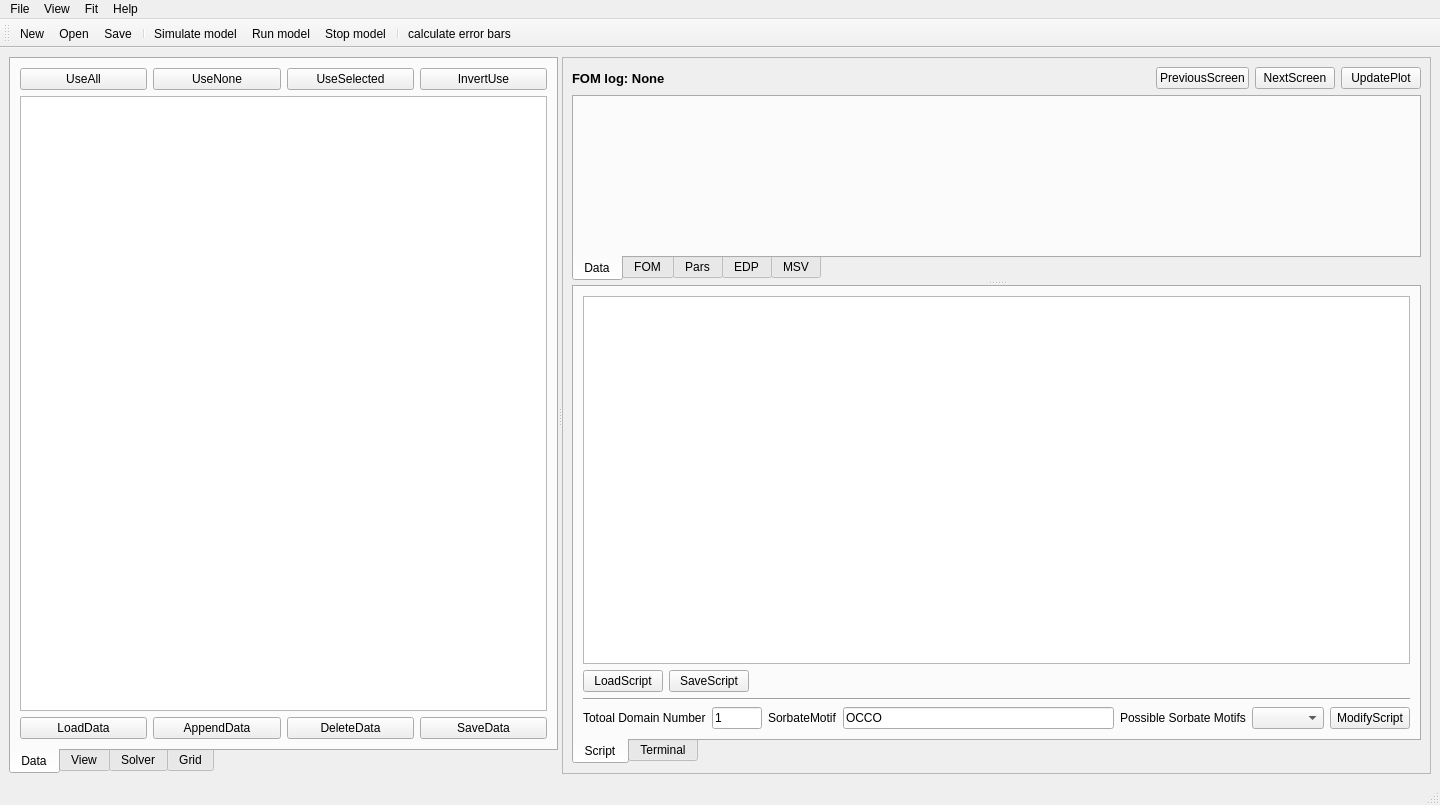
<?xml version="1.0" encoding="UTF-8"?>
<ui version="4.0">
 <class>MainWindow</class>
 <widget class="QMainWindow" name="MainWindow">
  <property name="geometry">
   <rect>
    <x>0</x>
    <y>0</y>
    <width>1440</width>
    <height>805</height>
   </rect>
  </property>
  <property name="windowTitle">
   <string>MainWindow</string>
  </property>
  <widget class="QWidget" name="centralwidget">
   <layout class="QHBoxLayout" name="horizontalLayout">
    <item>
     <widget class="QSplitter" name="splitter_2">
      <property name="orientation">
       <enum>Qt::Horizontal</enum>
      </property>
      <widget class="QTabWidget" name="tabWidget_data">
       <property name="sizePolicy">
        <sizepolicy hsizetype="Expanding" vsizetype="Expanding">
         <horstretch>0</horstretch>
         <verstretch>0</verstretch>
        </sizepolicy>
       </property>
       <property name="maximumSize">
        <size>
         <width>450000</width>
         <height>16777215</height>
        </size>
       </property>
       <property name="styleSheet">
        <string notr="true"/>
       </property>
       <property name="tabPosition">
        <enum>QTabWidget::South</enum>
       </property>
       <property name="currentIndex">
        <number>0</number>
       </property>
       <widget class="QWidget" name="tab_5">
        <attribute name="title">
         <string>Data</string>
        </attribute>
        <layout class="QVBoxLayout" name="verticalLayout_2">
         <item>
          <layout class="QHBoxLayout" name="horizontalLayout_17">
           <item>
            <widget class="QPushButton" name="pushButton_use_all">
             <property name="text">
              <string>UseAll</string>
             </property>
            </widget>
           </item>
           <item>
            <widget class="QPushButton" name="pushButton_use_none">
             <property name="text">
              <string>UseNone</string>
             </property>
            </widget>
           </item>
           <item>
            <widget class="QPushButton" name="pushButton_use_selected">
             <property name="text">
              <string>UseSelected</string>
             </property>
            </widget>
           </item>
           <item>
            <widget class="QPushButton" name="pushButton_invert_use">
             <property name="text">
              <string>InvertUse</string>
             </property>
            </widget>
           </item>
          </layout>
         </item>
         <item>
          <widget class="QTableWidget" name="tableWidget_data">
           <property name="sizePolicy">
            <sizepolicy hsizetype="Expanding" vsizetype="Expanding">
             <horstretch>0</horstretch>
             <verstretch>0</verstretch>
            </sizepolicy>
           </property>
           <property name="maximumSize">
            <size>
             <width>4200</width>
             <height>16777215</height>
            </size>
           </property>
          </widget>
         </item>
         <item>
          <layout class="QHBoxLayout" name="horizontalLayout_2">
           <property name="sizeConstraint">
            <enum>QLayout::SetMinimumSize</enum>
           </property>
           <item>
            <widget class="QPushButton" name="pushButton_load_data">
             <property name="text">
              <string>LoadData</string>
             </property>
            </widget>
           </item>
           <item>
            <widget class="QPushButton" name="pushButton_append_data">
             <property name="text">
              <string>AppendData</string>
             </property>
            </widget>
           </item>
           <item>
            <widget class="QPushButton" name="pushButton_delete_data">
             <property name="text">
              <string>DeleteData</string>
             </property>
            </widget>
           </item>
           <item>
            <widget class="QPushButton" name="pushButton_save_data">
             <property name="text">
              <string>SaveData</string>
             </property>
            </widget>
           </item>
          </layout>
         </item>
        </layout>
       </widget>
       <widget class="QWidget" name="tab_6">
        <attribute name="title">
         <string>View</string>
        </attribute>
        <layout class="QVBoxLayout" name="verticalLayout_3">
         <item>
          <layout class="QHBoxLayout" name="horizontalLayout_10">
           <item>
            <widget class="QLabel" name="label">
             <property name="sizePolicy">
              <sizepolicy hsizetype="Fixed" vsizetype="Preferred">
               <horstretch>0</horstretch>
               <verstretch>0</verstretch>
              </sizepolicy>
             </property>
             <property name="text">
              <string>Data set:</string>
             </property>
            </widget>
           </item>
           <item>
            <widget class="QComboBox" name="comboBox_dataset">
             <property name="sizePolicy">
              <sizepolicy hsizetype="Minimum" vsizetype="Fixed">
               <horstretch>0</horstretch>
               <verstretch>0</verstretch>
              </sizepolicy>
             </property>
             <property name="minimumSize">
              <size>
               <width>150</width>
               <height>0</height>
              </size>
             </property>
            </widget>
           </item>
           <item>
            <widget class="QPushButton" name="pushButton_update_mask">
             <property name="sizePolicy">
              <sizepolicy hsizetype="Fixed" vsizetype="Fixed">
               <horstretch>0</horstretch>
               <verstretch>0</verstretch>
              </sizepolicy>
             </property>
             <property name="text">
              <string>update_mask</string>
             </property>
            </widget>
           </item>
          </layout>
         </item>
         <item>
          <widget class="QTableWidget" name="tableWidget_data_view"/>
         </item>
        </layout>
       </widget>
       <widget class="QWidget" name="tab_10">
        <attribute name="title">
         <string>Solver</string>
        </attribute>
        <layout class="QVBoxLayout" name="verticalLayout_6">
         <item>
          <widget class="SolverParameters" name="widget_solver" native="true"/>
         </item>
        </layout>
       </widget>
       <widget class="QWidget" name="tab_12">
        <attribute name="title">
         <string>Grid</string>
        </attribute>
        <layout class="QVBoxLayout" name="verticalLayout_8">
         <item>
          <layout class="QHBoxLayout" name="horizontalLayout_16">
           <item>
            <widget class="QPushButton" name="pushButton_fit_all">
             <property name="text">
              <string>FitAll</string>
             </property>
            </widget>
           </item>
           <item>
            <widget class="QPushButton" name="pushButton_fit_none">
             <property name="text">
              <string>FitNone</string>
             </property>
            </widget>
           </item>
           <item>
            <widget class="QPushButton" name="pushButton_fit_selected">
             <property name="text">
              <string>FitSelected</string>
             </property>
            </widget>
           </item>
           <item>
            <widget class="QPushButton" name="pushButton_fit_next_5">
             <property name="text">
              <string>FitNext5</string>
             </property>
            </widget>
           </item>
           <item>
            <widget class="QPushButton" name="pushButton_invert_fit">
             <property name="text">
              <string>InvertFit</string>
             </property>
            </widget>
           </item>
          </layout>
         </item>
         <item>
          <widget class="QTableWidget" name="tableWidget_pars">
           <property name="sizePolicy">
            <sizepolicy hsizetype="Expanding" vsizetype="Expanding">
             <horstretch>0</horstretch>
             <verstretch>0</verstretch>
            </sizepolicy>
           </property>
          </widget>
         </item>
         <item>
          <layout class="QHBoxLayout" name="horizontalLayout_14">
           <item>
            <widget class="QPushButton" name="pushButton_load_table">
             <property name="text">
              <string>LoadTable</string>
             </property>
            </widget>
           </item>
           <item>
            <widget class="QPushButton" name="pushButton_save_table">
             <property name="text">
              <string>SaveTable</string>
             </property>
            </widget>
           </item>
           <item>
            <widget class="QPushButton" name="pushButton_add_one_row">
             <property name="text">
              <string>Add1Row</string>
             </property>
            </widget>
           </item>
           <item>
            <widget class="QPushButton" name="pushButton_remove_rows">
             <property name="text">
              <string>RemoveRows</string>
             </property>
            </widget>
           </item>
          </layout>
         </item>
         <item>
          <layout class="QHBoxLayout" name="horizontalLayout_15">
           <item>
            <widget class="QComboBox" name="comboBox_register_par_set"/>
           </item>
           <item>
            <widget class="QPushButton" name="pushButton_add_par_set">
             <property name="sizePolicy">
              <sizepolicy hsizetype="Maximum" vsizetype="Fixed">
               <horstretch>0</horstretch>
               <verstretch>0</verstretch>
              </sizepolicy>
             </property>
             <property name="text">
              <string>AddParSet</string>
             </property>
            </widget>
           </item>
           <item>
            <widget class="QPushButton" name="pushButton_add_all_pars">
             <property name="sizePolicy">
              <sizepolicy hsizetype="Maximum" vsizetype="Fixed">
               <horstretch>0</horstretch>
               <verstretch>0</verstretch>
              </sizepolicy>
             </property>
             <property name="text">
              <string>AddAllParSets</string>
             </property>
            </widget>
           </item>
          </layout>
         </item>
        </layout>
       </widget>
      </widget>
      <widget class="QFrame" name="frame">
       <property name="frameShape">
        <enum>QFrame::StyledPanel</enum>
       </property>
       <property name="frameShadow">
        <enum>QFrame::Raised</enum>
       </property>
       <layout class="QVBoxLayout" name="verticalLayout">
        <item>
         <layout class="QHBoxLayout" name="horizontalLayout_3">
          <item>
           <widget class="QLabel" name="label_2">
            <property name="font">
             <font>
              <pointsize>10</pointsize>
              <weight>75</weight>
              <bold>true</bold>
             </font>
            </property>
            <property name="text">
             <string>FOM log: None</string>
            </property>
           </widget>
          </item>
          <item>
           <spacer name="horizontalSpacer">
            <property name="orientation">
             <enum>Qt::Horizontal</enum>
            </property>
            <property name="sizeHint" stdset="0">
             <size>
              <width>40</width>
              <height>20</height>
             </size>
            </property>
           </spacer>
          </item>
          <item>
           <widget class="QPushButton" name="pushButton_previous_screen">
            <property name="text">
             <string>PreviousScreen</string>
            </property>
           </widget>
          </item>
          <item>
           <widget class="QPushButton" name="pushButton_next_screen">
            <property name="text">
             <string>NextScreen</string>
            </property>
           </widget>
          </item>
          <item>
           <widget class="QPushButton" name="pushButton_update_plot">
            <property name="text">
             <string>UpdatePlot</string>
            </property>
           </widget>
          </item>
         </layout>
        </item>
        <item>
         <widget class="QSplitter" name="splitter">
          <property name="orientation">
           <enum>Qt::Vertical</enum>
          </property>
          <widget class="QTabWidget" name="tabWidget">
           <property name="maximumSize">
            <size>
             <width>16666666</width>
             <height>16777215</height>
            </size>
           </property>
           <property name="styleSheet">
            <string notr="true"/>
           </property>
           <property name="tabPosition">
            <enum>QTabWidget::South</enum>
           </property>
           <property name="currentIndex">
            <number>0</number>
           </property>
           <widget class="QWidget" name="tab">
            <attribute name="title">
             <string>Data</string>
            </attribute>
            <layout class="QHBoxLayout" name="horizontalLayout_5">
             <item>
              <widget class="GraphicsLayoutWidget" name="widget_data" native="true"/>
             </item>
            </layout>
           </widget>
           <widget class="QWidget" name="tab_7">
            <attribute name="title">
             <string>FOM</string>
            </attribute>
            <layout class="QHBoxLayout" name="horizontalLayout_6">
             <item>
              <widget class="GraphicsLayoutWidget" name="widget_fom" native="true"/>
             </item>
            </layout>
           </widget>
           <widget class="QWidget" name="tab_8">
            <attribute name="title">
             <string>Pars</string>
            </attribute>
            <layout class="QHBoxLayout" name="horizontalLayout_7">
             <item>
              <widget class="GraphicsLayoutWidget" name="widget_pars" native="true"/>
             </item>
            </layout>
           </widget>
           <widget class="QWidget" name="tab_2">
            <attribute name="title">
             <string>EDP</string>
            </attribute>
            <layout class="QVBoxLayout" name="verticalLayout_4">
             <item>
              <layout class="QHBoxLayout" name="horizontalLayout_8">
               <item>
                <spacer name="horizontalSpacer_3">
                 <property name="orientation">
                  <enum>Qt::Horizontal</enum>
                 </property>
                 <property name="sizeHint" stdset="0">
                  <size>
                   <width>40</width>
                   <height>20</height>
                  </size>
                 </property>
                </spacer>
               </item>
               <item>
                <widget class="QLabel" name="label_7">
                 <property name="text">
                  <string>Z_min</string>
                 </property>
                </widget>
               </item>
               <item>
                <widget class="QLineEdit" name="lineEdit_z_min">
                 <property name="sizePolicy">
                  <sizepolicy hsizetype="Fixed" vsizetype="Fixed">
                   <horstretch>0</horstretch>
                   <verstretch>0</verstretch>
                  </sizepolicy>
                 </property>
                 <property name="maximumSize">
                  <size>
                   <width>100</width>
                   <height>16777215</height>
                  </size>
                 </property>
                </widget>
               </item>
               <item>
                <widget class="QLabel" name="label_8">
                 <property name="text">
                  <string>Z_max</string>
                 </property>
                </widget>
               </item>
               <item>
                <widget class="QLineEdit" name="lineEdit_z_max">
                 <property name="sizePolicy">
                  <sizepolicy hsizetype="Fixed" vsizetype="Fixed">
                   <horstretch>0</horstretch>
                   <verstretch>0</verstretch>
                  </sizepolicy>
                 </property>
                 <property name="maximumSize">
                  <size>
                   <width>100</width>
                   <height>16777215</height>
                  </size>
                 </property>
                </widget>
               </item>
              </layout>
             </item>
             <item>
              <widget class="GraphicsLayoutWidget" name="widget_fom_scan" native="true"/>
             </item>
            </layout>
           </widget>
           <widget class="QWidget" name="tab_4">
            <attribute name="title">
             <string>MSV</string>
            </attribute>
            <layout class="QVBoxLayout" name="verticalLayout_7">
             <item>
              <layout class="QHBoxLayout" name="horizontalLayout_9">
               <item>
                <widget class="QLabel" name="label_3">
                 <property name="font">
                  <font>
                   <weight>75</weight>
                   <bold>true</bold>
                  </font>
                 </property>
                 <property name="text">
                  <string>Domain</string>
                 </property>
                </widget>
               </item>
               <item>
                <widget class="QSpinBox" name="spinBox_domain">
                 <property name="minimum">
                  <number>0</number>
                 </property>
                 <property name="maximum">
                  <number>5</number>
                 </property>
                </widget>
               </item>
               <item>
                <widget class="QPushButton" name="pushButton_azimuth_0">
                 <property name="text">
                  <string>azimuth=0</string>
                 </property>
                </widget>
               </item>
               <item>
                <widget class="QPushButton" name="pushButton_azimuth_90">
                 <property name="text">
                  <string>azimuth=90</string>
                 </property>
                </widget>
               </item>
               <item>
                <widget class="QPushButton" name="pushButton_elevation_0">
                 <property name="text">
                  <string>elevation=0</string>
                 </property>
                </widget>
               </item>
               <item>
                <widget class="QPushButton" name="pushButton_elevation_90">
                 <property name="text">
                  <string>elevation=90</string>
                 </property>
                </widget>
               </item>
               <item>
                <widget class="QPushButton" name="pushButton_parallel">
                 <property name="text">
                  <string>parallel</string>
                 </property>
                </widget>
               </item>
               <item>
                <widget class="QPushButton" name="pushButton_projective">
                 <property name="text">
                  <string>projective</string>
                 </property>
                </widget>
               </item>
               <item>
                <spacer name="horizontalSpacer_5">
                 <property name="orientation">
                  <enum>Qt::Horizontal</enum>
                 </property>
                 <property name="sizeHint" stdset="0">
                  <size>
                   <width>40</width>
                   <height>20</height>
                  </size>
                 </property>
                </spacer>
               </item>
              </layout>
             </item>
             <item>
              <layout class="QHBoxLayout" name="horizontalLayout_13">
               <item>
                <widget class="GLViewWidget_cum" name="widget_edp" native="true">
                 <property name="minimumSize">
                  <size>
                   <width>0</width>
                   <height>41</height>
                  </size>
                 </property>
                </widget>
               </item>
               <item>
                <widget class="GLViewWidget_cum" name="widget_msv_top" native="true">
                 <property name="minimumSize">
                  <size>
                   <width>0</width>
                   <height>39</height>
                  </size>
                 </property>
                </widget>
               </item>
              </layout>
             </item>
            </layout>
           </widget>
          </widget>
          <widget class="QTabWidget" name="tabWidget_2">
           <property name="minimumSize">
            <size>
             <width>200</width>
             <height>400</height>
            </size>
           </property>
           <property name="styleSheet">
            <string notr="true"/>
           </property>
           <property name="tabPosition">
            <enum>QTabWidget::South</enum>
           </property>
           <property name="currentIndex">
            <number>0</number>
           </property>
           <widget class="QWidget" name="tab_9">
            <attribute name="title">
             <string>Script</string>
            </attribute>
            <layout class="QVBoxLayout" name="verticalLayout_5">
             <item>
              <widget class="QCodeEditor" name="plainTextEdit_script"/>
             </item>
             <item>
              <layout class="QHBoxLayout" name="horizontalLayout_4">
               <item>
                <widget class="QPushButton" name="pushButton_load_script">
                 <property name="text">
                  <string>LoadScript</string>
                 </property>
                </widget>
               </item>
               <item>
                <widget class="QPushButton" name="pushButton_save_script">
                 <property name="text">
                  <string>SaveScript</string>
                 </property>
                </widget>
               </item>
               <item>
                <spacer name="horizontalSpacer_2">
                 <property name="orientation">
                  <enum>Qt::Horizontal</enum>
                 </property>
                 <property name="sizeHint" stdset="0">
                  <size>
                   <width>40</width>
                   <height>20</height>
                  </size>
                 </property>
                </spacer>
               </item>
              </layout>
             </item>
             <item>
              <widget class="Line" name="line">
               <property name="orientation">
                <enum>Qt::Horizontal</enum>
               </property>
              </widget>
             </item>
             <item>
              <layout class="QHBoxLayout" name="horizontalLayout_11">
               <item>
                <widget class="QLabel" name="label_6">
                 <property name="text">
                  <string>Totoal Domain Number</string>
                 </property>
                </widget>
               </item>
               <item>
                <widget class="QLineEdit" name="lineEdit_domain_number">
                 <property name="maximumSize">
                  <size>
                   <width>50</width>
                   <height>16777215</height>
                  </size>
                 </property>
                 <property name="text">
                  <string>1</string>
                 </property>
                </widget>
               </item>
               <item>
                <widget class="QLabel" name="label_4">
                 <property name="text">
                  <string>SorbateMotif</string>
                 </property>
                </widget>
               </item>
               <item>
                <widget class="QLineEdit" name="lineEdit_sorbate_motif">
                 <property name="minimumSize">
                  <size>
                   <width>0</width>
                   <height>0</height>
                  </size>
                 </property>
                 <property name="maximumSize">
                  <size>
                   <width>15000</width>
                   <height>16777215</height>
                  </size>
                 </property>
                 <property name="text">
                  <string>OCCO</string>
                 </property>
                </widget>
               </item>
               <item>
                <widget class="QLabel" name="label_5">
                 <property name="text">
                  <string>Possible Sorbate Motifs</string>
                 </property>
                </widget>
               </item>
               <item>
                <widget class="QComboBox" name="comboBox_all_motif">
                 <property name="maximumSize">
                  <size>
                   <width>120</width>
                   <height>16777215</height>
                  </size>
                 </property>
                </widget>
               </item>
               <item>
                <widget class="QPushButton" name="pushButton_modify_script">
                 <property name="text">
                  <string>ModifyScript</string>
                 </property>
                </widget>
               </item>
              </layout>
             </item>
            </layout>
           </widget>
           <widget class="QWidget" name="tab_11">
            <attribute name="title">
             <string>Terminal</string>
            </attribute>
            <layout class="QHBoxLayout" name="horizontalLayout_12">
             <item>
              <widget class="TerminalWidget" name="widget_terminal" native="true"/>
             </item>
            </layout>
           </widget>
          </widget>
         </widget>
        </item>
       </layout>
      </widget>
     </widget>
    </item>
   </layout>
  </widget>
  <widget class="QMenuBar" name="menubar">
   <property name="geometry">
    <rect>
     <x>0</x>
     <y>0</y>
     <width>1440</width>
     <height>22</height>
    </rect>
   </property>
   <widget class="QMenu" name="menuFile">
    <property name="title">
     <string>File</string>
    </property>
    <addaction name="actionOpen_model"/>
    <addaction name="actionSave_model"/>
    <addaction name="separator"/>
    <addaction name="actionSave_data"/>
    <addaction name="actionSave_script"/>
    <addaction name="actionSave_table"/>
   </widget>
   <widget class="QMenu" name="menuView">
    <property name="title">
     <string>View</string>
    </property>
    <addaction name="actionData"/>
    <addaction name="actionPlot"/>
    <addaction name="actionScript"/>
   </widget>
   <widget class="QMenu" name="menuFit">
    <property name="title">
     <string>Fit</string>
    </property>
    <addaction name="actionSimulate_2"/>
    <addaction name="actionStart_fit"/>
    <addaction name="actionStop_fit"/>
   </widget>
   <widget class="QMenu" name="menuHelp">
    <property name="title">
     <string>Help</string>
    </property>
    <addaction name="actionAbout_SuPerRod"/>
    <addaction name="actionManuel"/>
   </widget>
   <addaction name="menuFile"/>
   <addaction name="menuView"/>
   <addaction name="menuFit"/>
   <addaction name="menuHelp"/>
  </widget>
  <widget class="QStatusBar" name="statusbar"/>
  <widget class="QToolBar" name="toolBar">
   <property name="windowTitle">
    <string>toolBar</string>
   </property>
   <attribute name="toolBarArea">
    <enum>TopToolBarArea</enum>
   </attribute>
   <attribute name="toolBarBreak">
    <bool>false</bool>
   </attribute>
   <addaction name="actionNew"/>
   <addaction name="actionOpen"/>
   <addaction name="actionSave"/>
   <addaction name="separator"/>
   <addaction name="actionSimulate"/>
   <addaction name="actionRun"/>
   <addaction name="actionStop"/>
   <addaction name="separator"/>
   <addaction name="actionCalculate"/>
  </widget>
  <action name="actionSimulate">
   <property name="icon">
    <iconset>
     <normaloff>icons/simulate.png</normaloff>icons/simulate.png</iconset>
   </property>
   <property name="text">
    <string>Simulate model</string>
   </property>
   <property name="toolTip">
    <string>Simulate model</string>
   </property>
   <property name="shortcut">
    <string>Ctrl+S</string>
   </property>
  </action>
  <action name="actionRun">
   <property name="icon">
    <iconset>
     <normaloff>icons/run.png</normaloff>icons/run.png</iconset>
   </property>
   <property name="text">
    <string>Run model</string>
   </property>
   <property name="toolTip">
    <string>&lt;html&gt;&lt;head/&gt;&lt;body&gt;&lt;p&gt;&lt;span style=&quot; font-size:10pt;&quot;&gt;Run&lt;/span&gt;&lt;/p&gt;&lt;/body&gt;&lt;/html&gt;</string>
   </property>
  </action>
  <action name="actionStop">
   <property name="icon">
    <iconset>
     <normaloff>icons/stop.png</normaloff>icons/stop.png</iconset>
   </property>
   <property name="text">
    <string>Stop model</string>
   </property>
  </action>
  <action name="actionNew">
   <property name="icon">
    <iconset>
     <normaloff>icons/open.png</normaloff>icons/open.png</iconset>
   </property>
   <property name="text">
    <string>New</string>
   </property>
  </action>
  <action name="actionOpen">
   <property name="icon">
    <iconset>
     <normaloff>icons/load.png</normaloff>icons/load.png</iconset>
   </property>
   <property name="text">
    <string>Open</string>
   </property>
  </action>
  <action name="actionSave">
   <property name="icon">
    <iconset>
     <normaloff>icons/save.png</normaloff>icons/save.png</iconset>
   </property>
   <property name="text">
    <string>Save</string>
   </property>
  </action>
  <action name="actionCalculate">
   <property name="checkable">
    <bool>false</bool>
   </property>
   <property name="checked">
    <bool>false</bool>
   </property>
   <property name="icon">
    <iconset>
     <normaloff>icons/calculator3.png</normaloff>icons/calculator3.png</iconset>
   </property>
   <property name="text">
    <string>calculate error bars</string>
   </property>
  </action>
  <action name="actionSave_model">
   <property name="text">
    <string>Save model</string>
   </property>
   <property name="shortcut">
    <string>Ctrl+S</string>
   </property>
  </action>
  <action name="actionSave_data">
   <property name="text">
    <string>Save data</string>
   </property>
  </action>
  <action name="actionSave_script">
   <property name="text">
    <string>Save script</string>
   </property>
  </action>
  <action name="actionSave_table">
   <property name="text">
    <string>Save table</string>
   </property>
  </action>
  <action name="actionOpen_model">
   <property name="text">
    <string>Open model</string>
   </property>
   <property name="shortcut">
    <string>Ctrl+O</string>
   </property>
  </action>
  <action name="actionData">
   <property name="checkable">
    <bool>true</bool>
   </property>
   <property name="checked">
    <bool>true</bool>
   </property>
   <property name="text">
    <string>Data</string>
   </property>
  </action>
  <action name="actionPlot">
   <property name="checkable">
    <bool>true</bool>
   </property>
   <property name="checked">
    <bool>true</bool>
   </property>
   <property name="text">
    <string>Plot</string>
   </property>
  </action>
  <action name="actionScript">
   <property name="checkable">
    <bool>true</bool>
   </property>
   <property name="checked">
    <bool>true</bool>
   </property>
   <property name="text">
    <string>Script</string>
   </property>
  </action>
  <action name="actionStructure">
   <property name="checkable">
    <bool>true</bool>
   </property>
   <property name="text">
    <string>Structure</string>
   </property>
  </action>
  <action name="actionSimulate_2">
   <property name="text">
    <string>Simulate</string>
   </property>
   <property name="shortcut">
    <string>Ctrl+X</string>
   </property>
  </action>
  <action name="actionStart_fit">
   <property name="text">
    <string>Start fit</string>
   </property>
   <property name="shortcut">
    <string>Ctrl+R</string>
   </property>
  </action>
  <action name="actionStop_fit">
   <property name="text">
    <string>Stop fit</string>
   </property>
   <property name="shortcut">
    <string>Ctrl+K</string>
   </property>
  </action>
  <action name="actionAbout_SuPerRod">
   <property name="text">
    <string>About SuPerRod</string>
   </property>
  </action>
  <action name="actionManuel">
   <property name="text">
    <string>Manual</string>
   </property>
  </action>
 </widget>
 <customwidgets>
  <customwidget>
   <class>GraphicsLayoutWidget</class>
   <extends>QWidget</extends>
   <header location="global">pyqtgraph.h</header>
   <container>1</container>
  </customwidget>
  <customwidget>
   <class>SolverParameters</class>
   <extends>QWidget</extends>
   <header location="global">parameter_tree.h</header>
   <container>1</container>
  </customwidget>
  <customwidget>
   <class>QCodeEditor</class>
   <extends>QPlainTextEdit</extends>
   <header>code_editor.h</header>
  </customwidget>
  <customwidget>
   <class>GLViewWidget_cum</class>
   <extends>QWidget</extends>
   <header>glview.h</header>
   <container>1</container>
  </customwidget>
  <customwidget>
   <class>TerminalWidget</class>
   <extends>QWidget</extends>
   <header>terminal_widget.h</header>
   <container>1</container>
  </customwidget>
 </customwidgets>
 <resources/>
 <connections/>
</ui>
